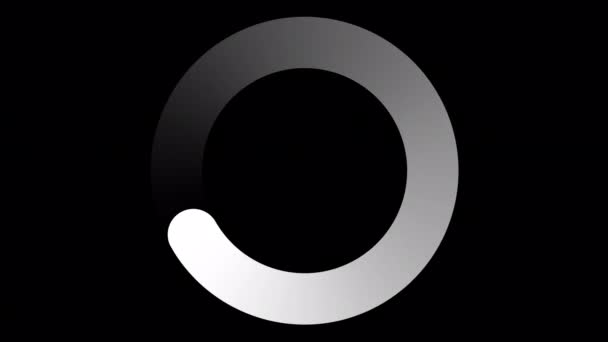
#> input picture imageprocessing/loading.png, 608 x 342 px, given in place of the camera
$ python camera_experiments2.py
#> lines starting #> are read from the running program, lines starting #| are printed output that depends on the picture; after the words box and inside, x2 and y2 are one past the last pixel; in counts of white or black regions, pixels touching at a corner belong together
import numpy as np
import cv2
import random as rng


cap = cv2.VideoCapture(0)
while(True):
  # Capture frame-by-frame
    ret, frame = cap.read()
#> frame is the input picture: shape (342, 608, 3); mean B, G, R 28.6, 26.5, 27.7

   # Our operations on the frame come here
    gray = cv2.cvtColor(frame, cv2.COLOR_BGR2GRAY)
    blur = cv2.GaussianBlur(gray,(9,9),0)
    edges = cv2.Canny(blur, 100, 200)
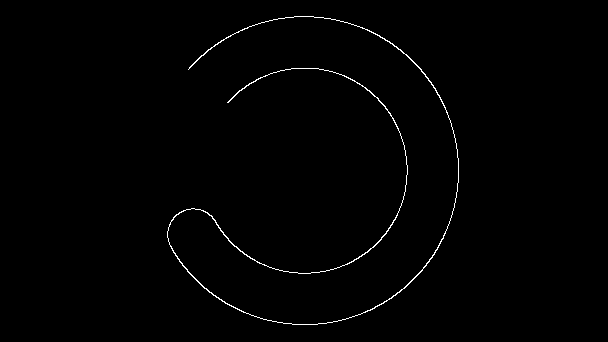
#> edges: shape (342, 608); 0.77% white in thin lines or dots, all inside (x1, y1, x2, y2) = (167, 16, 459, 325)
    ret, thresh_img = cv2.threshold(edges, 100, 255, cv2.THRESH_OTSU)
#> ret = 0

    contours =  cv2.findContours(edges,cv2.RETR_EXTERNAL,cv2.CHAIN_APPROX_SIMPLE)[-2]
#> contours = 1 contour; box (x1, y1, x2, y2) and area: (167, 16, 459, 325) 382

    contours_poly = [None]*len(contours)
#> contours_poly = 1 item
    boundRect = [None]*len(contours)
#> boundRect = 1 item
    centers = [None]*len(contours)
#> centers = 1 item
    radius = [None]*len(contours)
#> radius = 1 item
    for i, c in enumerate(contours):
        contours_poly[i] = cv2.approxPolyDP(c, 3, True)
        boundRect[i] = cv2.minAreaRect(contours_poly[i])
#> this loop made 1 pass
#> after the loop, boundRect = [((317, 171.8), (308.3, 282.2), -82.61)]; contours_poly = 1 contour; box (x1, y1, x2, y2) and area: (167, 16, 459, 325) 694
    for i in range(len(contours)):
        color = (0,0,255)
        cv2.drawContours(frame, contours_poly, i, color)
#> (the run stopped early here; a loop or call above may not have finished)
